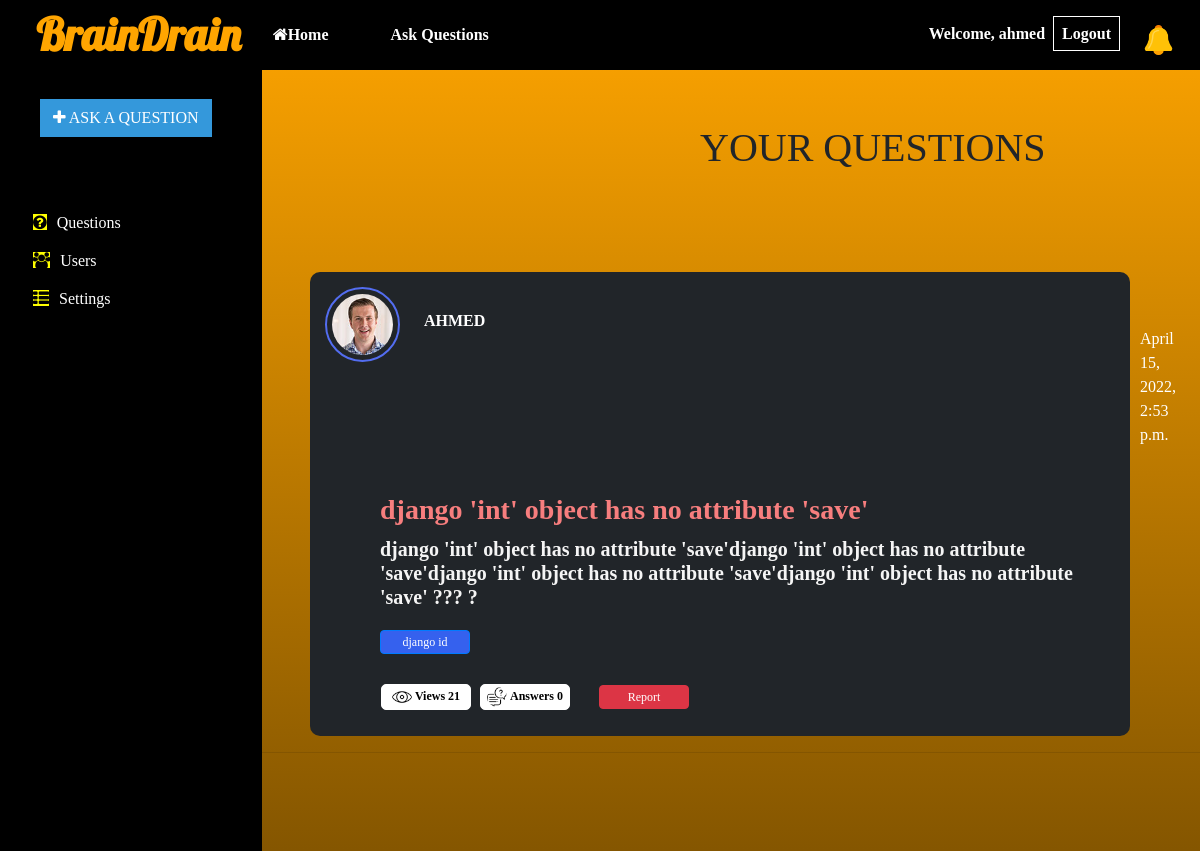
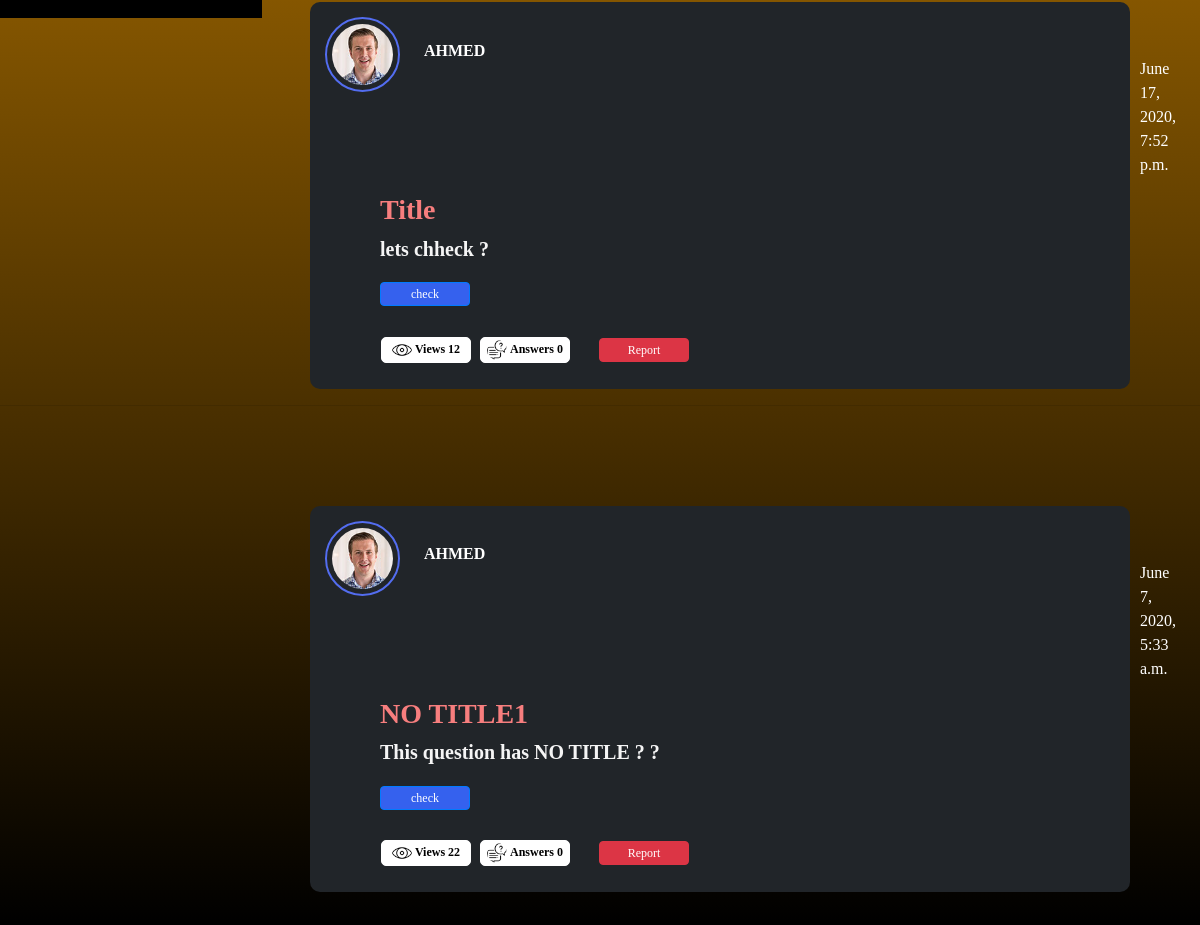
The app's page /UserQuestions (signed in) with its own data (2 pictures, top to bottom).
### home/models.py (models this page shows)
class Question(models.Model):
    user = models.ForeignKey(User,on_delete=models.CASCADE)
    q_image = models.ImageField(upload_to='static',null=True)
    q_title = models.CharField(max_length=100)
    tag = models.CharField(max_length=20)
    content = models.TextField()
    answers = models.IntegerField(default=0)
    views = models.IntegerField(default=0)
    fav = models.CharField(max_length=50)
    report = models.CharField(choices=ReportChoices,max_length=50)
    dateTime = models.DateTimeField(auto_now=True)

class UserProfile(models.Model):
    user = models.ForeignKey(User,on_delete=models.CASCADE)
    prof_pic = models.ImageField(upload_to='static')
    level = models.CharField(choices=showChoices,max_length=50)
    followers = models.ManyToManyField('self',related_name='follow',null=True)
    following = models.ManyToManyField('self',related_name='followings',null=True)
    Questions = models.ManyToManyField(Question,null=True)
    FavQuestions = models.ManyToManyField(Question,related_name='FavQuestion',null=True)
    FavAnswers = models.ManyToManyField("Answer",related_name='FavAnswer',null=True)

### home/views.py (the view)
# urls.py: path('UserQuestions', views.UserQuestions, name="UserQuestions"),
def UserQuestions(request):
    users1 = UserProfile.objects.filter(user=request.user).first()
    qs = Answer.objects.filter(questioner=users1).all()
    total_Notis = Notification.objects.filter(user=users1,viewed=False).all().count
    context = { 'qs':users1, 'an':qs,"count_notis":total_Notis }
    return render(request,'UserQs.html',context)

### home/templates/UserQs.html (shortened to what this page needs)
{% extends "base.html" %}
{% load static %}
  {% block content %}
          {% if qs.user == request.user %}
          <div style="margin-left:300px;margin-top:100px;font-family: bold;">
            <h1 style="margin-left: 400px;">YOUR QUESTIONS</h1>
              </div>
            {% else %}
            <div style="margin-left:300px;margin-top:100px;font-family: bold;">
              <h1 style="margin-left: 400px;">{{qs.user.username|upper}}'s QUESTIONS</h1>
                </div>
            {% endif %}
          {% for ans1 in qs.Questions.all %}
              {% ifchanged ans1.id %}
              <div class="row" style="margin-top: 100px;">
                <div class="col-sm-8 setts1" style="padding:10px;margin-left:325px;background-color:#212529;border-radius:10px;">
                    <div>
                      <div>
                        <a href="{% url 'DetailProfile' qs.id %}"><img src="{{qs.prof_pic}}" class="avatar avatar1"/></a>
                         <b style="margin-left: 20px;color:white;"> {{qs.user.username|upper}} </b><p style="color:white;margin-left:820px;margin-top:-35px">{{ans1.dateTime}}
                        </div>
                      <h3><a href="{% url 'DetailQuestion' ans1.id %}" style="color:#F77E7E;text-decoration:none"><b class="question-title" style="margin-left:60px;">{{ans1.q_title}}</b></a></h3>
                    </div>
                    <div class="q-lbtm-content">
                        <div class="textStyle" style="margin-top:10px;margin-left:60px">
                            <h5 style="color:whitesmoke;"><b>{{ans1.content}}  ?</b></h5>
                        </div>
                         <div class="question-cat">
                            <ul class="ul1">
                                    <li style="margin-left:15px; margin-top:20px">
                                        <button class="btn btn-primary btn3">{{ans1.tag}}</button>
                                    </li>
                            </ul>
                        </div>
                    <div class="question-cat" style="margin-left:16px;margin-top:40px;">
                      <ul class="ul1">
                              <li style="margin-top:-10px">
                                  <button class="btn ansViewTag" style="border-radius:5px;color:black;">
                                  <img  src="{% static 'eye.png' %}" class="ans-img" />
                                  <b> Views {{ans1.views}} </b></button>
                                  <button class="btn ansViewTag" style="border-radius:5px;color:black;">
                                  <img  src="{% static 'ans1.png' %}" class="ans-img" />
                                 <b> Answers {{ans1.answers}} </b></button>
                                 <button class="btn btn-danger reportTag"> Report </button>
                              </li>
                          </ul>
                      </div>
                    </div>
                  </div>
                  </div>
                <hr/>
        {% endifchanged %}
    {% endfor %}
{% endblock %}

### home/templates/base.html (shortened to what this page needs)
{% load static %}
<!DOCTYPE html>
<html lang="en">
  <head>
    <link rel="stylesheet" href="https://maxcdn.bootstrapcdn.com/bootstrap/4.3.1/css/bootstrap.min.css">
    <link rel="stylesheet" href="https://maxcdn.bootstrapcdn.com/font-awesome/4.4.0/css/font-awesome.min.css">
    <link rel="stylesheet"  type="text/css"  href="{% static 'App.css' %}">
    <link rel="stylesheet"  type="text/css"  href="{% static 'sidenav.css' %}">
    <link rel="stylesheet"  type="text/css"  href="{% static 'question.css' %}">
  </head>
  <body>
    <div id="NAVBAR" style="position:fixed;width:100%; z-index:1; ">
        <nav class="navbar navbar-icon-top navbar-expand-lg mystyle1" style="background-color:black;">
          <a class="navbar-brand Icon" href="myQuestion" style="color:orange; font-size:45px; font-family: 'Lobster', cursive;"><b class="">BrainDrain</b></a>
          <div class="navbar-collapse" id="navbarSupportedContent">
            <ul class="navbar-nav mr-auto">
              <li class="nav-item bc" style="font-family:Verdana;">
                <a class="nav-link" href="UserProfile">
                <b class="nav1 sides">
                  <i class="fa fa-home"></i>Home</b>
                  </a>
              </li>
              <li class="nav-item bc" style="font-family:Verdana;">
                <a class="nav-link active" href="AskQuestion">
                  <b class="nav1 side1">Ask Questions</b>
                </a>
              </li>
            </ul>
            <ul class="navbar-nav">
            {% if user.is_authenticated %}
            <li class="nav-item bc" style="margin-top:15px;" style="font-family:Verdana;">
                 <b style="font-family:Verdana;">Welcome, {{user.username}}</b>
              </li>
              <li class="nav-item bc" style="margin-top:7px;" style="font-family:Verdana;">
                <a class="nav-link active" href="logout">
                 <b class="nav1" style="border:1px solid white;font-family:Verdana;">Logout</b>
                </a>
              </li>
              {% endif %}
              <li class="nav-item bc">
                <a class="nav-link active" href="UserNotifications">
                  {% if count_notis > 0 %}
                  <img src="{% static 'bell.png' %}" style="height:30px;width:35px;margin-top:10px;margin-right:15px;" class="lev-avatar" />
                  {% if count_notis > 10 %}
                  <span class="badge badge-danger" style="margin-left:-37px;border-radius:30px;">{{count_notis}}</span>
                  {% elif count_notis < 10 %}
                  <span class="badge badge-danger" style="margin-left:-30px;border-radius:30px;">{{count_notis}}</span>
                  {% endif %}
                  {% else %}
                    <img src="{% static 'Nobell.png' %}" style="height:30px;width:35px;margin-top:10px;" class="lev-avatar" />
                    {% endif %}
                </a>
              </li>
            </ul>
          </div>
        </nav>
  </div>
<br>
<div class="bkc" style="margin-top:45px;">
                <ul class="ul1">
                    <li class="widget widget-btn mg1" style="font-family:Verdana;">
                      <a href="AskQuestion"><button type="button" data-toggle="modal" class="btn btn2">
                            <i class="fa fa-plus"></i> ASK A QUESTION</button>
                      </a> </li>
                </ul>
                <hr class="line"/>
                <ul class="ul1 s1">
                    <li class="mg">
                        <ul class="ul1"><li><a href="index">
                        <a href="myQuestion">  <button type="button" class="btn btn1" style="color:white; font-family:Verdana;">
                            <i class="sn fa fa-question-circle"></i>Questions</button></a>
                          </a>
                        </li>
                        <li class=""><a href="allUser">
                        <button type="button" class="btn btn1" style="color:white; font-family:Verdana;">
                            <i class="sn fa fa-users"></i >Users</button></a></li>
                        <li class=""><a href="UserSettings">
                        <button type="button" class="btn btn1" style="color:white; font-family:Verdana;" >
                            <i class="sn fa fa-th-list"></i >Settings</button></a></li>
                          </ul>
                    </li>
                    </ul>
            </div>
            {% block content %}
            {% endblock %}
  </body>
  </html>

### static/App.css (style rules this page uses)
body { min-height: 100vh; background-image: linear-gradient(orange,black); }
.Icon { font-size: 27px; margin-left: 20px; font-family:'Courier New', Courier, monospace; }
.avatar { vertical-align: middle; width: 120px; height: 120px; border-radius: 50%; margin-top: 5px; margin-left: 5px; }
.lev-avatar { vertical-align: middle; width: 50px; height: 50px; border-radius: 20%; margin-top: 5px; margin-left: 5px; }
.avatar1 { border:4px solid #dadfea; padding:5px; transition: 0.7s; }
.side1 { margin-left: 30px; padding-right: 30px; }
.sides { padding-right: 40px; padding-left:-30px; }
.nav1 { color: white; transition: all 1s; width: 50px; padding: 8px; }
.bc { color: white; transition: all 1s; }
.mystyle1 { text-align: center; font-family:'Courier New', Courier, monospace; color: black; height: 70px; }

### static/sidenav.css (style rules this page uses)
body { overflow-x: hidden !important; }
.sn { background-color: yellow; color:black; margin-right: 10px; margin-left: -10px; }
.bkc { background-color:black !important; color: white; height:100vh; position: fixed; z-index: 100%; align-items:left; padding-right: 50px; padding-left: -30px; background-color: #fbfcff; }
.ul1 { list-style-type:none; }
.btn2 { color: white; background-color:#3498db; border-radius: 0px; transition: all 1s; }
.btn1 { width: 100%; text-align:left; border-radius: 0px; }
.mg1 { margin-top:30px; font-family: 'Courier New'; }
.mg { margin-top:50px; font-family: 'Courier New'; }
.line { position: relative; color: grey; width: 123%; }
.s1 { margin-left: -50px; }

### static/question.css (style rules this page uses)
.setts1 { margin-left: 300px; font-family: bold; padding: 5px; padding-bottom:0px; zoom: 100%; transform: scale(1.001), translateZ(0); }
.avatar { vertical-align: middle; width: 75px; height: 75px; border-radius: 50%; margin-top: 5px; margin-left: 5px; }
.avatar1 { border:2px solid #dadfea; padding:5px; border:2px solid #536DF0; transition: 0.7s; }
.ans-img { vertical-align: middle; width: 20px; height: 20px; border-radius:50%; color: grey; }
.ul1 { list-style-type:none; }
.question-title { font-family: bold; transition:0.5s; }
.question-cat { font-family: bold; }
.btn3 { background-color: #3561EE; width: 90px; margin-left: 5px; padding: 2px; transition: all 0.8s; font-size: 12px; }
.reportTag { width: 90px; margin-left: 25px; padding: 2px; font-size: 12px; }
.ansViewTag { background-color: white; color: grey; width: 90px; margin-left: 5px; padding: 2px; transition: all 0.8s; font-size: 12px; border-radius: 0px; border-color: white; }
.textStyle { color: grey; font-family: bold; }

### records on screen
Question: prof_pic (picture), dateTime "April 15, 2022, 2:53 p.m.", q_title "django 'int' object has no attribute 'save'", content "django 'int' object has no attribute 'save'django 'int' object has no attribute 'save'django 'int' object has no attribute 'save'django 'int' object has no attribute 'save' ???", tag "django id", views "21", answers "0"
UserProfile: user.username "AHMED"
Question: prof_pic (picture), dateTime "June 17, 2020, 7:52 p.m.", q_title "Title", content "lets chheck", tag "check", views "12", answers "0"
Question: prof_pic (picture), dateTime "June 7, 2020, 5:33 a.m.", q_title "NO TITLE1", content "This question has NO TITLE ?", tag "check", views "22", answers "0"

### other values on screen
{{ user.username }} "ahmed"
